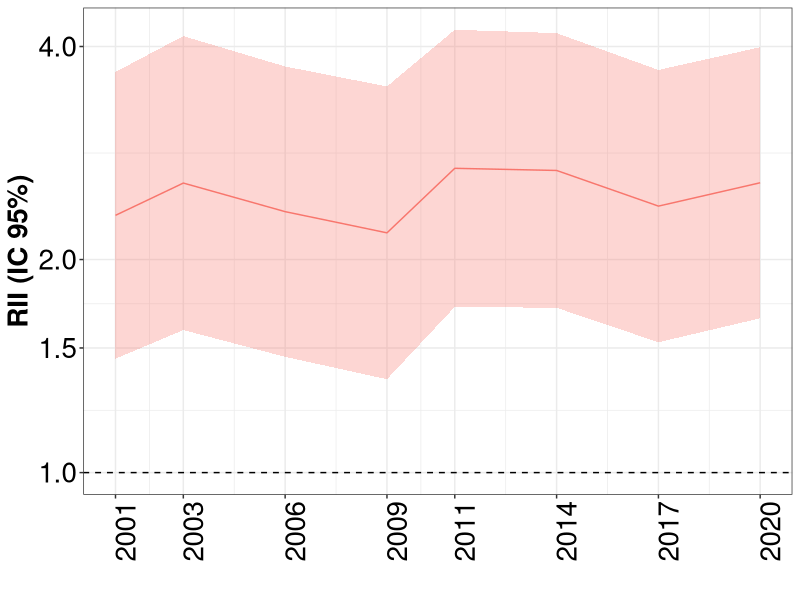
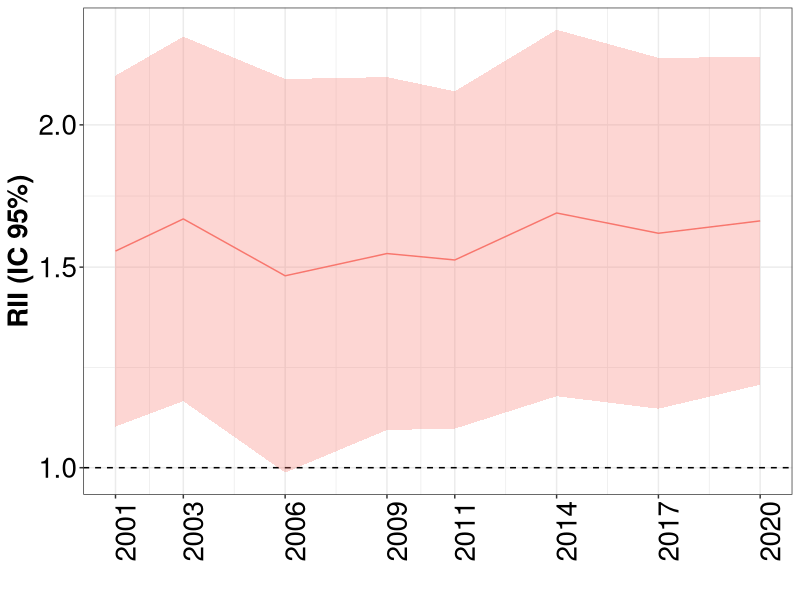
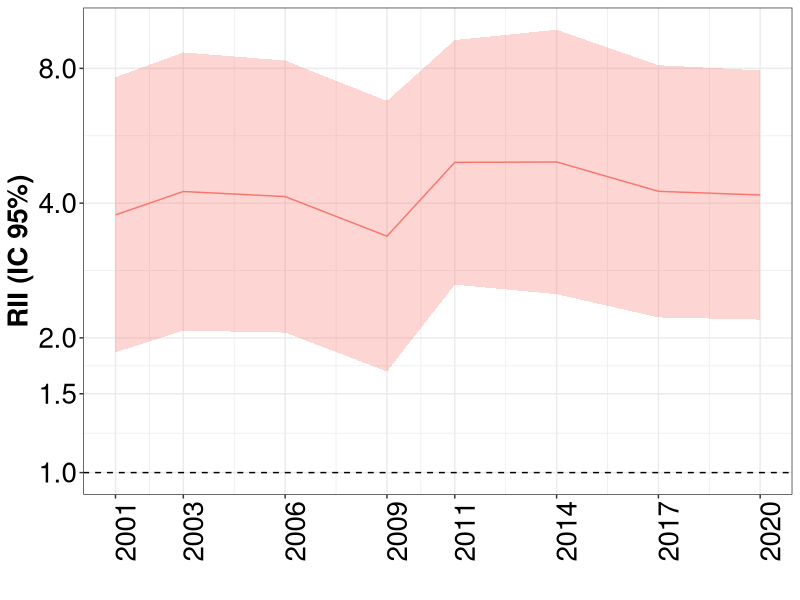
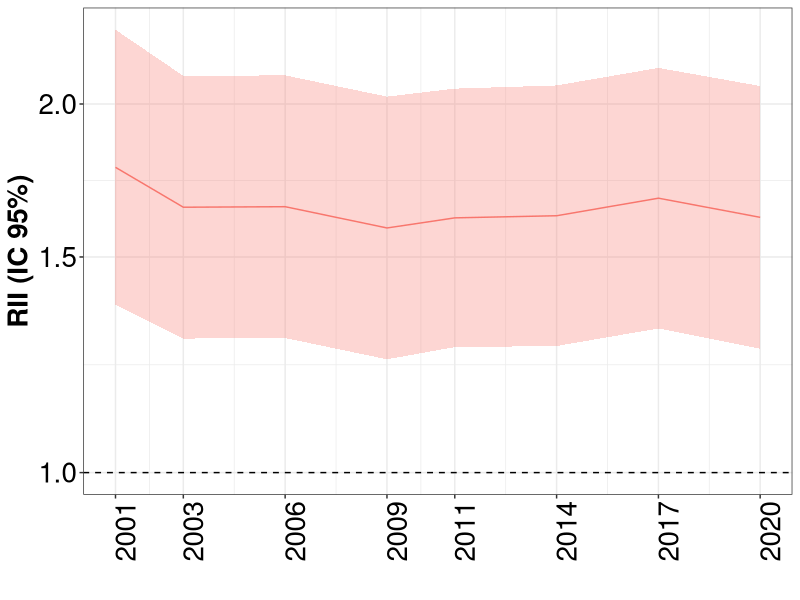
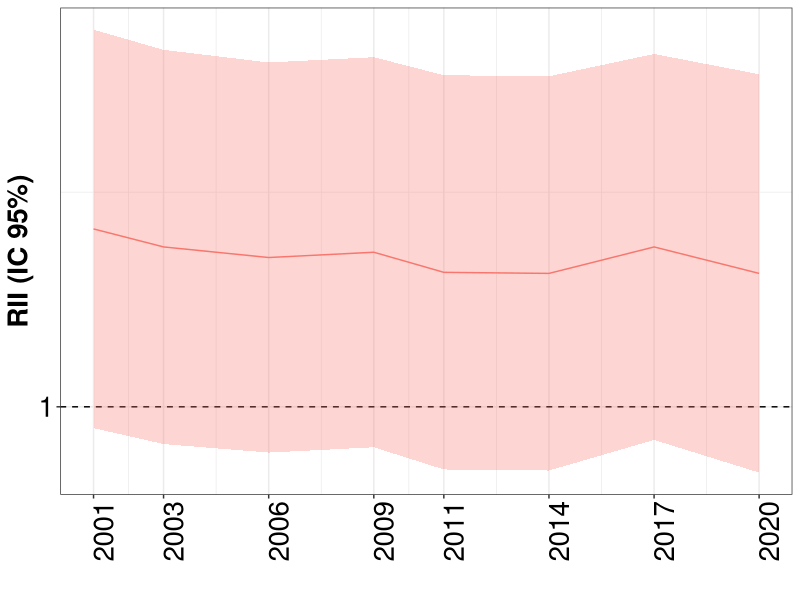
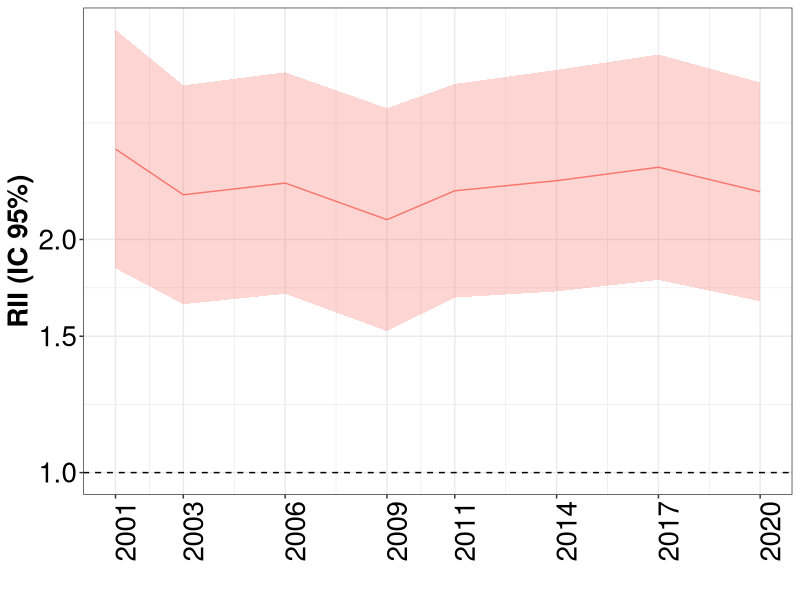
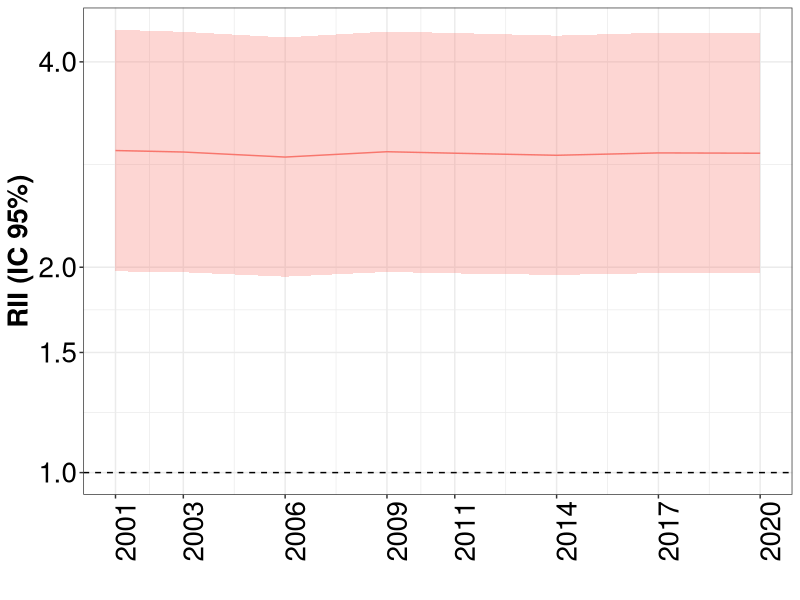
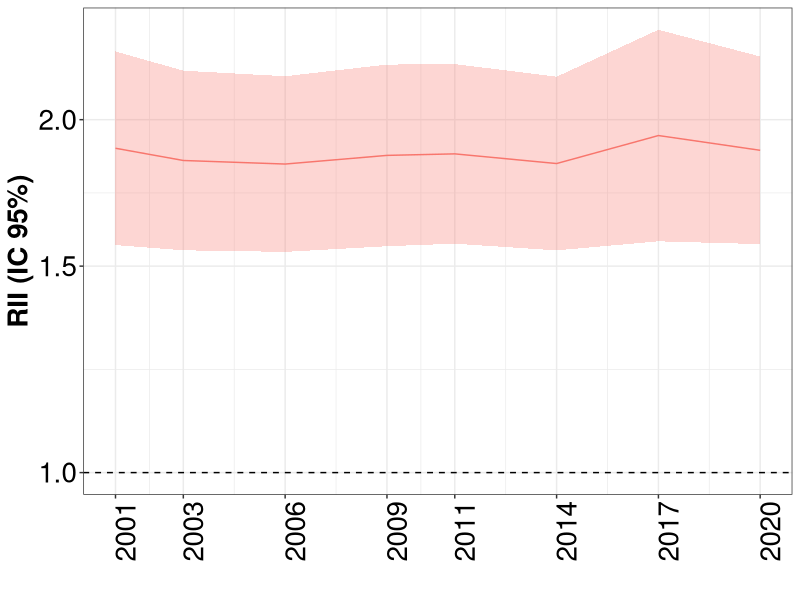

R code for these plots, in order:
## ---- chunk 1
knitr::opts_chunk$set(echo = TRUE)
library(tidyverse)
library(readxl)
library(ggplot2)

## ---- chunk 2

desigualdades_rii <- read.csv("rii.csv")
datos_ca <- desigualdades_rii %>%
  filter(abreviatura == "CT")

## ---- chunk 3

datos_ca %>%
  filter(fr =="diabetes", sexo=="Overall") %>%
  ggplot(aes(x=as.Date(encuesta), y=rii, ymin=rii_infci, ymax=rii_supci, group=fr)) +
  geom_hline(yintercept = 1, lty = 2) +
  geom_ribbon(alpha=0.3, aes(fill=fr)) +
  geom_line(aes(color=fr)) +
  scale_y_continuous(trans="log", breaks=c(0.75, 1, 1.5, 2, 4, 8, 16, 32))+
  scale_x_date(date_labels = "%Y", breaks = unique(as.Date(datos_ca$encuesta)))+
  labs(x="", y="RII (IC 95%)")+
  theme_bw()+
  theme(axis.text=element_text(size=20, color="black"),
                  axis.title=element_text(size=20, face="bold", color="black"),
                  axis.text.x = element_text(angle = 90),
                  strip.text = element_text(size=20, face="bold", color="black"),
                  legend.position="none")

## ---- chunk 4

datos_ca %>%
  filter(fr =="diabetes", sexo=="Hombre") %>%
  ggplot(aes(x=as.Date(encuesta), y=rii, ymin=rii_infci, ymax=rii_supci, group=fr)) +
  geom_hline(yintercept = 1, lty = 2) +
  geom_ribbon(alpha=0.3, aes(fill=fr)) +
  geom_line(aes(color=fr)) +
  scale_y_continuous(trans="log", breaks=c(0.75, 1, 1.5, 2, 4, 8, 16, 32))+
  scale_x_date(date_labels = "%Y", breaks = unique(as.Date(datos_ca$encuesta)))+
  labs(x="", y="RII (IC 95%)")+
  theme_bw()+
  theme(axis.text=element_text(size=20, color="black"),
                  axis.title=element_text(size=20, face="bold", color="black"),
                  axis.text.x = element_text(angle = 90),
                  strip.text = element_text(size=20, face="bold", color="black"),
                  legend.position="none")

## ---- chunk 5

datos_ca %>%
  filter(fr =="diabetes", sexo=="Mujeres") %>%
  ggplot(aes(x=as.Date(encuesta), y=rii, ymin=rii_infci, ymax=rii_supci, group=fr)) +
  geom_hline(yintercept = 1, lty = 2) +
  geom_ribbon(alpha=0.3, aes(fill=fr)) +
  geom_line(aes(color=fr)) +
  scale_y_continuous(trans="log", breaks=c(0.75, 1, 1.5, 2, 4, 8, 16, 32))+
  scale_x_date(date_labels = "%Y", breaks = unique(as.Date(datos_ca$encuesta)))+
  labs(x="", y="RII (IC 95%)")+
  theme_bw()+
  theme(axis.text=element_text(size=20, color="black"),
                  axis.title=element_text(size=20, face="bold", color="black"),
                  axis.text.x = element_text(angle = 90),
                  strip.text = element_text(size=20, face="bold", color="black"),
                  legend.position="none")

## ---- chunk 6

datos_ca %>%
  filter(fr =="hta", sexo=="Overall") %>%
  ggplot(aes(x=as.Date(encuesta), y=rii, ymin=rii_infci, ymax=rii_supci, group=fr)) +
  geom_hline(yintercept = 1, lty = 2) +
  geom_ribbon(alpha=0.3, aes(fill=fr)) +
  geom_line(aes(color=fr)) +
  scale_y_continuous(trans="log", breaks=c(0.75, 1, 1.5, 2, 4, 8, 16, 32))+
  scale_x_date(date_labels = "%Y", breaks = unique(as.Date(datos_ca$encuesta)))+
  labs(x="", y="RII (IC 95%)")+
  theme_bw()+
  theme(axis.text=element_text(size=20, color="black"),
                  axis.title=element_text(size=20, face="bold", color="black"),
                  axis.text.x = element_text(angle = 90),
                  strip.text = element_text(size=20, face="bold", color="black"),
                  legend.position="none")
## ---- chunk 7

datos_ca %>%
  filter(fr =="hta", sexo=="Hombre") %>%
  ggplot(aes(x=as.Date(encuesta), y=rii, ymin=rii_infci, ymax=rii_supci, group=fr)) +
  geom_hline(yintercept = 1, lty = 2) +
  geom_ribbon(alpha=0.3, aes(fill=fr)) +
  geom_line(aes(color=fr)) +
  scale_y_continuous(trans="log", breaks=c(0.75, 1, 1.5, 2, 4, 8, 16, 32))+
  scale_x_date(date_labels = "%Y", breaks = unique(as.Date(datos_ca$encuesta)))+
  labs(x="", y="RII (IC 95%)")+
  theme_bw()+
  theme(axis.text=element_text(size=20, color="black"),
                  axis.title=element_text(size=20, face="bold", color="black"),
                  axis.text.x = element_text(angle = 90),
                  strip.text = element_text(size=20, face="bold", color="black"),
                  legend.position="none")

## ---- chunk 8

datos_ca %>%
  filter(fr =="hta", sexo=="Mujeres") %>%
  ggplot(aes(x=as.Date(encuesta), y=rii, ymin=rii_infci, ymax=rii_supci, group=fr)) +
  geom_hline(yintercept = 1, lty = 2) +
  geom_ribbon(alpha=0.3, aes(fill=fr)) +
  geom_line(aes(color=fr)) +
  scale_y_continuous(trans="log", breaks=c(0.75, 1, 1.5, 2, 4, 8, 16, 32))+
  scale_x_date(date_labels = "%Y", breaks = unique(as.Date(datos_ca$encuesta)))+
  labs(x="", y="RII (IC 95%)")+
  theme_bw()+
  theme(axis.text=element_text(size=20, color="black"),
                  axis.title=element_text(size=20, face="bold", color="black"),
                  axis.text.x = element_text(angle = 90),
                  strip.text = element_text(size=20, face="bold", color="black"),
                  legend.position="none")

## ---- chunk 9

datos_ca %>%
  filter(fr =="obesity", sexo=="Overall") %>%
  ggplot(aes(x=as.Date(encuesta), y=rii, ymin=rii_infci, ymax=rii_supci, group=fr)) +
  geom_hline(yintercept = 1, lty = 2) +
  geom_ribbon(alpha=0.3, aes(fill=fr)) +
  geom_line(aes(color=fr)) +
  scale_y_continuous(trans="log", breaks=c(0.75, 1, 1.5, 2, 4, 8, 16, 32))+
  scale_x_date(date_labels = "%Y", breaks = unique(as.Date(datos_ca$encuesta)))+
  labs(x="", y="RII (IC 95%)")+
  theme_bw()+
  theme(axis.text=element_text(size=20, color="black"),
                  axis.title=element_text(size=20, face="bold", color="black"),
                  axis.text.x = element_text(angle = 90),
                  strip.text = element_text(size=20, face="bold", color="black"),
                  legend.position="none")
## ---- chunk 10

datos_ca %>%
  filter(fr =="obesity", sexo=="Hombre") %>%
  ggplot(aes(x=as.Date(encuesta), y=rii, ymin=rii_infci, ymax=rii_supci, group=fr)) +
  geom_hline(yintercept = 1, lty = 2) +
  geom_ribbon(alpha=0.3, aes(fill=fr)) +
  geom_line(aes(color=fr)) +
  scale_y_continuous(trans="log", breaks=c(0.75, 1, 1.5, 2, 4, 8, 16, 32))+
  scale_x_date(date_labels = "%Y", breaks = unique(as.Date(datos_ca$encuesta)))+
  labs(x="", y="RII (IC 95%)")+
  theme_bw()+
  theme(axis.text=element_text(size=20, color="black"),
                  axis.title=element_text(size=20, face="bold", color="black"),
                  axis.text.x = element_text(angle = 90),
                  strip.text = element_text(size=20, face="bold", color="black"),
                  legend.position="none")

## ---- chunk 11

datos_ca %>%
  filter(fr =="obesity", sexo=="Mujeres") %>%
  ggplot(aes(x=as.Date(encuesta), y=rii, ymin=rii_infci, ymax=rii_supci, group=fr)) +
  geom_hline(yintercept = 1, lty = 2) +
  geom_ribbon(alpha=0.3, aes(fill=fr)) +
  geom_line(aes(color=fr)) +
  scale_y_continuous(trans="log", breaks=c(0.75, 1, 1.5, 2, 4, 8, 16, 32))+
  scale_x_date(date_labels = "%Y", breaks = unique(as.Date(datos_ca$encuesta)))+
  labs(x="", y="RII (IC 95%)")+
  theme_bw()+
  theme(axis.text=element_text(size=20, color="black"),
                  axis.title=element_text(size=20, face="bold", color="black"),
                  axis.text.x = element_text(angle = 90),
                  strip.text = element_text(size=20, face="bold", color="black"),
                  legend.position="none")

## ---- chunk 12

datos_ca %>%
  filter(fr =="col", sexo=="Overall") %>%
  ggplot(aes(x=as.Date(encuesta), y=rii, ymin=rii_infci, ymax=rii_supci, group=fr)) +
  geom_hline(yintercept = 1, lty = 2) +
  geom_ribbon(alpha=0.3, aes(fill=fr)) +
  geom_line(aes(color=fr)) +
  scale_y_continuous(trans="log", breaks=c(0.75, 1, 1.5, 2, 4, 8, 16, 32))+
  scale_x_date(date_labels = "%Y", breaks = unique(as.Date(datos_ca$encuesta)))+
  labs(x="", y="RII (IC 95%)")+
  theme_bw()+
  theme(axis.text=element_text(size=20, color="black"),
                  axis.title=element_text(size=20, face="bold", color="black"),
                  axis.text.x = element_text(angle = 90),
                  strip.text = element_text(size=20, face="bold", color="black"),
                  legend.position="none")
## ---- chunk 13

datos_ca %>%
  filter(fr =="col", sexo=="Hombre") %>%
  ggplot(aes(x=as.Date(encuesta), y=rii, ymin=rii_infci, ymax=rii_supci, group=fr)) +
  geom_hline(yintercept = 1, lty = 2) +
  geom_ribbon(alpha=0.3, aes(fill=fr)) +
  geom_line(aes(color=fr)) +
  scale_y_continuous(trans="log", breaks=c(0.75, 1, 1.5, 2, 4, 8, 16, 32))+
  scale_x_date(date_labels = "%Y", breaks = unique(as.Date(datos_ca$encuesta)))+
  labs(x="", y="RII (IC 95%)")+
  theme_bw()+
  theme(axis.text=element_text(size=20, color="black"),
                  axis.title=element_text(size=20, face="bold", color="black"),
                  axis.text.x = element_text(angle = 90),
                  strip.text = element_text(size=20, face="bold", color="black"),
                  legend.position="none")

## ---- chunk 14

datos_ca %>%
  filter(fr =="col", sexo=="Mujeres") %>%
  ggplot(aes(x=as.Date(encuesta), y=rii, ymin=rii_infci, ymax=rii_supci, group=fr)) +
  geom_hline(yintercept = 1, lty = 2) +
  geom_ribbon(alpha=0.3, aes(fill=fr)) +
  geom_line(aes(color=fr)) +
  scale_y_continuous(trans="log", breaks=c(0.75, 1, 1.5, 2, 4, 8, 16, 32))+
  scale_x_date(date_labels = "%Y", breaks = unique(as.Date(datos_ca$encuesta)))+
  labs(x="", y="RII (IC 95%)")+
  theme_bw()+
  theme(axis.text=element_text(size=20, color="black"),
                  axis.title=element_text(size=20, face="bold", color="black"),
                  axis.text.x = element_text(angle = 90),
                  strip.text = element_text(size=20, face="bold", color="black"),
                  legend.position="none")

## ---- chunk 15

datos_ca %>%
  filter(fr =="sedentario", sexo=="Overall") %>%
  ggplot(aes(x=as.Date(encuesta), y=rii, ymin=rii_infci, ymax=rii_supci, group=fr)) +
  geom_hline(yintercept = 1, lty = 2) +
  geom_ribbon(alpha=0.3, aes(fill=fr)) +
  geom_line(aes(color=fr)) +
  scale_y_continuous(trans="log", breaks=c(0.75, 1, 1.5, 2, 4, 8, 16, 32))+
  scale_x_date(date_labels = "%Y", breaks = unique(as.Date(datos_ca$encuesta)))+
  labs(x="", y="RII (IC 95%)")+
  theme_bw()+
  theme(axis.text=element_text(size=20, color="black"),
                  axis.title=element_text(size=20, face="bold", color="black"),
                  axis.text.x = element_text(angle = 90),
                  strip.text = element_text(size=20, face="bold", color="black"),
                  legend.position="none")
## ---- chunk 16

datos_ca %>%
  filter(fr =="sedentario", sexo=="Hombre") %>%
  ggplot(aes(x=as.Date(encuesta), y=rii, ymin=rii_infci, ymax=rii_supci, group=fr)) +
  geom_hline(yintercept = 1, lty = 2) +
  geom_ribbon(alpha=0.3, aes(fill=fr)) +
  geom_line(aes(color=fr)) +
  scale_y_continuous(trans="log", breaks=c(0.75, 1, 1.5, 2, 4, 8, 16, 32))+
  scale_x_date(date_labels = "%Y", breaks = unique(as.Date(datos_ca$encuesta)))+
  labs(x="", y="RII (IC 95%)")+
  theme_bw()+
  theme(axis.text=element_text(size=20, color="black"),
                  axis.title=element_text(size=20, face="bold", color="black"),
                  axis.text.x = element_text(angle = 90),
                  strip.text = element_text(size=20, face="bold", color="black"),
                  legend.position="none")

## ---- chunk 17

datos_ca %>%
  filter(fr =="sedentario", sexo=="Mujeres") %>%
  ggplot(aes(x=as.Date(encuesta), y=rii, ymin=rii_infci, ymax=rii_supci, group=fr)) +
  geom_hline(yintercept = 1, lty = 2) +
  geom_ribbon(alpha=0.3, aes(fill=fr)) +
  geom_line(aes(color=fr)) +
  scale_y_continuous(trans="log", breaks=c(0.75, 1, 1.5, 2, 4, 8, 16, 32))+
  scale_x_date(date_labels = "%Y", breaks = unique(as.Date(datos_ca$encuesta)))+
  labs(x="", y="RII (IC 95%)")+
  theme_bw()+
  theme(axis.text=element_text(size=20, color="black"),
                  axis.title=element_text(size=20, face="bold", color="black"),
                  axis.text.x = element_text(angle = 90),
                  strip.text = element_text(size=20, face="bold", color="black"),
                  legend.position="none")

## ---- chunk 18

datos_ca %>%
  filter(fr =="smoking", sexo=="Overall") %>%
  ggplot(aes(x=as.Date(encuesta), y=rii, ymin=rii_infci, ymax=rii_supci, group=fr)) +
  geom_hline(yintercept = 1, lty = 2) +
  geom_ribbon(alpha=0.3, aes(fill=fr)) +
  geom_line(aes(color=fr)) +
  scale_y_continuous(trans="log", breaks=c(0.75, 1, 1.5, 2, 4, 8, 16, 32))+
  scale_x_date(date_labels = "%Y", breaks = unique(as.Date(datos_ca$encuesta)))+
  labs(x="", y="RII (IC 95%)")+
  theme_bw()+
  theme(axis.text=element_text(size=20, color="black"),
                  axis.title=element_text(size=20, face="bold", color="black"),
                  axis.text.x = element_text(angle = 90),
                  strip.text = element_text(size=20, face="bold", color="black"),
                  legend.position="none")
## ---- chunk 19

datos_ca %>%
  filter(fr =="smoking", sexo=="Hombre") %>%
  ggplot(aes(x=as.Date(encuesta), y=rii, ymin=rii_infci, ymax=rii_supci, group=fr)) +
  geom_hline(yintercept = 1, lty = 2) +
  geom_ribbon(alpha=0.3, aes(fill=fr)) +
  geom_line(aes(color=fr)) +
  scale_y_continuous(trans="log", breaks=c(0.75, 1, 1.5, 2, 4, 8, 16, 32))+
  scale_x_date(date_labels = "%Y", breaks = unique(as.Date(datos_ca$encuesta)))+
  labs(x="", y="RII (IC 95%)")+
  theme_bw()+
  theme(axis.text=element_text(size=20, color="black"),
                  axis.title=element_text(size=20, face="bold", color="black"),
                  axis.text.x = element_text(angle = 90),
                  strip.text = element_text(size=20, face="bold", color="black"),
                  legend.position="none")

## ---- chunk 20

datos_ca %>%
  filter(fr =="smoking", sexo=="Mujeres") %>%
  ggplot(aes(x=as.Date(encuesta), y=rii, ymin=rii_infci, ymax=rii_supci, group=fr)) +
  geom_hline(yintercept = 1, lty = 2) +
  geom_ribbon(alpha=0.3, aes(fill=fr)) +
  geom_line(aes(color=fr)) +
  scale_y_continuous(trans="log", breaks=c(0.75, 1, 1.5, 2, 4, 8, 16, 32))+
  scale_x_date(date_labels = "%Y", breaks = unique(as.Date(datos_ca$encuesta)))+
  labs(x="", y="RII (IC 95%)")+
  theme_bw()+
  theme(axis.text=element_text(size=20, color="black"),
                  axis.title=element_text(size=20, face="bold", color="black"),
                  axis.text.x = element_text(angle = 90),
                  strip.text = element_text(size=20, face="bold", color="black"),
                  legend.position="none")

## ---- chunk 21

datos_ca %>%
  filter(fr =="alcohol", sexo=="Overall") %>%
  ggplot(aes(x=as.Date(encuesta), y=rii, ymin=rii_infci, ymax=rii_supci, group=fr)) +
  geom_hline(yintercept = 1, lty = 2) +
  geom_ribbon(alpha=0.3, aes(fill=fr)) +
  geom_line(aes(color=fr)) +
  scale_y_continuous(trans="log", breaks=c(0.75, 1, 1.5, 2, 4, 8, 16, 32))+
  scale_x_date(date_labels = "%Y", breaks = unique(as.Date(datos_ca$encuesta)))+
  labs(x="", y="RII (IC 95%)")+
  theme_bw()+
  theme(axis.text=element_text(size=20, color="black"),
                  axis.title=element_text(size=20, face="bold", color="black"),
                  axis.text.x = element_text(angle = 90),
                  strip.text = element_text(size=20, face="bold", color="black"),
                  legend.position="none")
## ---- chunk 22

datos_ca %>%
  filter(fr =="alcohol", sexo=="Hombre") %>%
  ggplot(aes(x=as.Date(encuesta), y=rii, ymin=rii_infci, ymax=rii_supci, group=fr)) +
  geom_hline(yintercept = 1, lty = 2) +
  geom_ribbon(alpha=0.3, aes(fill=fr)) +
  geom_line(aes(color=fr)) +
  scale_y_continuous(trans="log", breaks=c(0.75, 1, 1.5, 2, 4, 8, 16, 32))+
  scale_x_date(date_labels = "%Y", breaks = unique(as.Date(datos_ca$encuesta)))+
  labs(x="", y="RII (IC 95%)")+
  theme_bw()+
  theme(axis.text=element_text(size=20, color="black"),
                  axis.title=element_text(size=20, face="bold", color="black"),
                  axis.text.x = element_text(angle = 90),
                  strip.text = element_text(size=20, face="bold", color="black"),
                  legend.position="none")

## ---- chunk 23

datos_ca %>%
  filter(fr =="alcohol", sexo=="Mujeres") %>%
  ggplot(aes(x=as.Date(encuesta), y=rii, ymin=rii_infci, ymax=rii_supci, group=fr)) +
  geom_hline(yintercept = 1, lty = 2) +
  geom_ribbon(alpha=0.3, aes(fill=fr)) +
  geom_line(aes(color=fr)) +
  scale_y_continuous(trans="log", breaks=c(0.75, 1, 1.5, 2, 4, 8, 16, 32))+
  scale_x_date(date_labels = "%Y", breaks = unique(as.Date(datos_ca$encuesta)))+
  labs(x="", y="RII (IC 95%)")+
  theme_bw()+
  theme(axis.text=element_text(size=20, color="black"),
                  axis.title=element_text(size=20, face="bold", color="black"),
                  axis.text.x = element_text(angle = 90),
                  strip.text = element_text(size=20, face="bold", color="black"),
                  legend.position="none")

